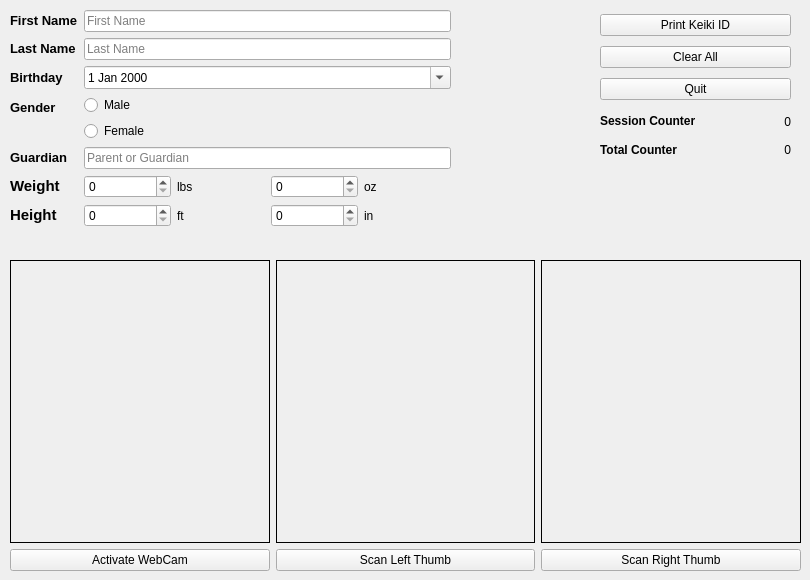
    <widget class="QWidget" name="tab">
     <property name="sizePolicy">
      <sizepolicy hsizetype="Fixed" vsizetype="Fixed">
       <horstretch>0</horstretch>
       <verstretch>0</verstretch>
      </sizepolicy>
     </property>
     <attribute name="title">
      <string>Basic Information</string>
     </attribute>
     <widget class="QWidget" name="gridLayoutWidget">
      <property name="geometry">
       <rect>
        <x>10</x>
        <y>260</y>
        <width>791</width>
        <height>311</height>
       </rect>
      </property>
      <layout class="QGridLayout" name="gridLayout">
       <property name="sizeConstraint">
        <enum>QLayout::SetMinAndMaxSize</enum>
       </property>
       <item row="1" column="1">
        <widget class="QPushButton" name="btn_LThumb">
         <property name="statusTip">
          <string>Put Child's Left Thumb on Fingerprint Reader</string>
         </property>
         <property name="text">
          <string>Scan Left Thumb</string>
         </property>
        </widget>
       </item>
       <item row="1" column="2">
        <widget class="QPushButton" name="btn_RThumb">
         <property name="statusTip">
          <string>Put Child's Right Thumb on Fingerprint Reader</string>
         </property>
         <property name="text">
          <string>Scan Right Thumb</string>
         </property>
        </widget>
       </item>
       <item row="1" column="0">
        <widget class="QPushButton" name="btn_savePhoto">
         <property name="statusTip">
          <string>Activate WebCam / Take Picture</string>
         </property>
         <property name="text">
          <string>Activate WebCam</string>
         </property>
        </widget>
       </item>
       <item row="0" column="0">
        <widget class="QLabel" name="imgframe">
         <property name="frameShape">
          <enum>QFrame::Box</enum>
         </property>
         <property name="text">
          <string/>
         </property>
         <property name="alignment">
          <set>Qt::AlignCenter</set>
         </property>
        </widget>
       </item>
       <item row="0" column="1">
        <widget class="QLabel" name="lthumbframe">
         <property name="frameShape">
          <enum>QFrame::Box</enum>
         </property>
         <property name="text">
          <string/>
         </property>
         <property name="alignment">
          <set>Qt::AlignCenter</set>
         </property>
        </widget>
       </item>
       <item row="0" column="2">
        <widget class="QLabel" name="rthumbframe">
         <property name="frameShape">
          <enum>QFrame::Box</enum>
         </property>
         <property name="text">
          <string/>
         </property>
         <property name="alignment">
          <set>Qt::AlignCenter</set>
         </property>
        </widget>
       </item>
      </layout>
     </widget>
     <widget class="QWidget" name="formLayoutWidget">
      <property name="geometry">
       <rect>
        <x>10</x>
        <y>10</y>
        <width>441</width>
        <height>242</height>
       </rect>
      </property>
      <layout class="QFormLayout" name="formLayout">
       <property name="fieldGrowthPolicy">
        <enum>QFormLayout::AllNonFixedFieldsGrow</enum>
       </property>
       <item row="0" column="0">
        <widget class="QLabel" name="label">
         <property name="text">
          <string>&lt;!DOCTYPE HTML PUBLIC &quot;-//W3C//DTD HTML 4.0//EN&quot; &quot;http://www.w3.org/TR/REC-html40/strict.dtd&quot;&gt;
&lt;html&gt;&lt;head&gt;&lt;meta name=&quot;qrichtext&quot; content=&quot;1&quot; /&gt;&lt;style type=&quot;text/css&quot;&gt;
p, li { white-space: pre-wrap; }
&lt;/style&gt;&lt;/head&gt;&lt;body style=&quot; font-family:'Droid Sans'; font-size:10pt; font-weight:400; font-style:normal;&quot;&gt;
&lt;p style=&quot; margin-top:0px; margin-bottom:0px; margin-left:0px; margin-right:0px; -qt-block-indent:0; text-indent:0px;&quot;&gt;&lt;span style=&quot; font-weight:600;&quot;&gt;First Name&lt;/span&gt;&lt;/p&gt;&lt;/body&gt;&lt;/html&gt;</string>
         </property>
        </widget>
       </item>
       <item row="0" column="1">
        <widget class="QLineEdit" name="lineEdit_FirstName">
         <property name="cursor">
          <cursorShape>IBeamCursor</cursorShape>
         </property>
         <property name="contextMenuPolicy">
          <enum>Qt::NoContextMenu</enum>
         </property>
         <property name="statusTip">
          <string>Enter First Name here</string>
         </property>
         <property name="placeholderText">
          <string>First Name</string>
         </property>
        </widget>
       </item>
       <item row="1" column="0">
        <widget class="QLabel" name="label_2">
         <property name="text">
          <string>&lt;!DOCTYPE HTML PUBLIC &quot;-//W3C//DTD HTML 4.0//EN&quot; &quot;http://www.w3.org/TR/REC-html40/strict.dtd&quot;&gt;
&lt;html&gt;&lt;head&gt;&lt;meta name=&quot;qrichtext&quot; content=&quot;1&quot; /&gt;&lt;style type=&quot;text/css&quot;&gt;
p, li { white-space: pre-wrap; }
&lt;/style&gt;&lt;/head&gt;&lt;body style=&quot; font-family:'Droid Sans'; font-size:10pt; font-weight:400; font-style:normal;&quot;&gt;
&lt;p style=&quot; margin-top:0px; margin-bottom:0px; margin-left:0px; margin-right:0px; -qt-block-indent:0; text-indent:0px;&quot;&gt;&lt;span style=&quot; font-weight:600;&quot;&gt;Last Name&lt;/span&gt;&lt;/p&gt;&lt;/body&gt;&lt;/html&gt;</string>
         </property>
        </widget>
       </item>
       <item row="1" column="1">
        <widget class="QLineEdit" name="lineEdit_LastName">
         <property name="statusTip">
          <string>Enter Last Name here</string>
         </property>
         <property name="placeholderText">
          <string>Last Name</string>
         </property>
        </widget>
       </item>
       <item row="2" column="0">
        <widget class="QLabel" name="label_3">
         <property name="text">
          <string>&lt;!DOCTYPE HTML PUBLIC &quot;-//W3C//DTD HTML 4.0//EN&quot; &quot;http://www.w3.org/TR/REC-html40/strict.dtd&quot;&gt;
&lt;html&gt;&lt;head&gt;&lt;meta name=&quot;qrichtext&quot; content=&quot;1&quot; /&gt;&lt;style type=&quot;text/css&quot;&gt;
p, li { white-space: pre-wrap; }
&lt;/style&gt;&lt;/head&gt;&lt;body style=&quot; font-family:'Droid Sans'; font-size:10pt; font-weight:400; font-style:normal;&quot;&gt;
&lt;p style=&quot; margin-top:0px; margin-bottom:0px; margin-left:0px; margin-right:0px; -qt-block-indent:0; text-indent:0px;&quot;&gt;&lt;span style=&quot; font-weight:600;&quot;&gt;Birthday&lt;/span&gt;&lt;/p&gt;&lt;/body&gt;&lt;/html&gt;</string>
         </property>
        </widget>
       </item>
       <item row="2" column="1">
        <widget class="QDateEdit" name="dateEdit">
         <property name="focusPolicy">
          <enum>Qt::TabFocus</enum>
         </property>
         <property name="statusTip">
          <string>Enter Date of Birth here</string>
         </property>
         <property name="calendarPopup">
          <bool>true</bool>
         </property>
        </widget>
       </item>
       <item row="3" column="0">
        <widget class="QLabel" name="label_4">
         <property name="text">
          <string>&lt;!DOCTYPE HTML PUBLIC &quot;-//W3C//DTD HTML 4.0//EN&quot; &quot;http://www.w3.org/TR/REC-html40/strict.dtd&quot;&gt;
&lt;html&gt;&lt;head&gt;&lt;meta name=&quot;qrichtext&quot; content=&quot;1&quot; /&gt;&lt;style type=&quot;text/css&quot;&gt;
p, li { white-space: pre-wrap; }
&lt;/style&gt;&lt;/head&gt;&lt;body style=&quot; font-family:'Droid Sans'; font-size:10pt; font-weight:400; font-style:normal;&quot;&gt;
&lt;p style=&quot; margin-top:0px; margin-bottom:0px; margin-left:0px; margin-right:0px; -qt-block-indent:0; text-indent:0px;&quot;&gt;&lt;span style=&quot; font-weight:600;&quot;&gt;Gender&lt;/span&gt;&lt;/p&gt;&lt;/body&gt;&lt;/html&gt;</string>
         </property>
        </widget>
       </item>
       <item row="3" column="1">
        <layout class="QVBoxLayout" name="verticalLayout_2">
         <item>
          <widget class="QRadioButton" name="radioMale">
           <property name="statusTip">
            <string>Child is male</string>
           </property>
           <property name="text">
            <string>Male</string>
           </property>
          </widget>
         </item>
         <item>
          <widget class="QRadioButton" name="radioFemale">
           <property name="statusTip">
            <string>Child is female</string>
           </property>
           <property name="text">
            <string>Female</string>
           </property>
          </widget>
         </item>
        </layout>
       </item>
       <item row="4" column="0">
        <widget class="QLabel" name="label_6">
         <property name="text">
          <string>&lt;!DOCTYPE HTML PUBLIC &quot;-//W3C//DTD HTML 4.0//EN&quot; &quot;http://www.w3.org/TR/REC-html40/strict.dtd&quot;&gt;
&lt;html&gt;&lt;head&gt;&lt;meta name=&quot;qrichtext&quot; content=&quot;1&quot; /&gt;&lt;style type=&quot;text/css&quot;&gt;
p, li { white-space: pre-wrap; }
&lt;/style&gt;&lt;/head&gt;&lt;body style=&quot; font-family:'Droid Sans'; font-size:10pt; font-weight:400; font-style:normal;&quot;&gt;
&lt;p style=&quot; margin-top:0px; margin-bottom:0px; margin-left:0px; margin-right:0px; -qt-block-indent:0; text-indent:0px;&quot;&gt;&lt;span style=&quot; font-weight:600;&quot;&gt;Guardian&lt;/span&gt;&lt;/p&gt;&lt;/body&gt;&lt;/html&gt;</string>
         </property>
        </widget>
       </item>
       <item row="4" column="1">
        <widget class="QLineEdit" name="lineEdit_Guardian">
         <property name="statusTip">
          <string>Enter Name of Guardian here</string>
         </property>
         <property name="placeholderText">
          <string>Parent or Guardian</string>
         </property>
        </widget>
       </item>
       <item row="5" column="0">
        <widget class="QLabel" name="label_5">
         <property name="text">
          <string>&lt;!DOCTYPE HTML PUBLIC &quot;-//W3C//DTD HTML 4.0//EN&quot; &quot;http://www.w3.org/TR/REC-html40/strict.dtd&quot;&gt;
&lt;html&gt;&lt;head&gt;&lt;meta name=&quot;qrichtext&quot; content=&quot;1&quot; /&gt;&lt;style type=&quot;text/css&quot;&gt;
p, li { white-space: pre-wrap; }
&lt;/style&gt;&lt;/head&gt;&lt;body style=&quot; font-family:'Ubuntu'; font-size:11pt; font-weight:400; font-style:normal;&quot;&gt;
&lt;p style=&quot; margin-top:0px; margin-bottom:0px; margin-left:0px; margin-right:0px; -qt-block-indent:0; text-indent:0px;&quot;&gt;&lt;span style=&quot; font-weight:600;&quot;&gt;Weight&lt;/span&gt;&lt;/p&gt;&lt;/body&gt;&lt;/html&gt;</string>
         </property>
        </widget>
       </item>
       <item row="5" column="1">
        <layout class="QHBoxLayout" name="weightLayout">
         <item>
          <widget class="QSpinBox" name="spinBox_lbs">
           <property name="maximum">
            <number>999</number>
           </property>
          </widget>
         </item>
         <item>
          <widget class="QLabel" name="label_7">
           <property name="text">
            <string>lbs</string>
           </property>
          </widget>
         </item>
         <item>
          <widget class="QSpinBox" name="spinBox_oz">
           <property name="maximum">
            <number>11</number>
           </property>
          </widget>
         </item>
         <item>
          <widget class="QLabel" name="label_19">
           <property name="text">
            <string>oz</string>
           </property>
          </widget>
         </item>
        </layout>
       </item>
       <item row="6" column="0">
        <widget class="QLabel" name="label_5">
         <property name="text">
          <string>&lt;!DOCTYPE HTML PUBLIC &quot;-//W3C//DTD HTML 4.0//EN&quot; &quot;http://www.w3.org/TR/REC-html40/strict.dtd&quot;&gt;
&lt;html&gt;&lt;head&gt;&lt;meta name=&quot;qrichtext&quot; content=&quot;1&quot; /&gt;&lt;style type=&quot;text/css&quot;&gt;
p, li { white-space: pre-wrap; }
&lt;/style&gt;&lt;/head&gt;&lt;body style=&quot; font-family:'Ubuntu'; font-size:11pt; font-weight:400; font-style:normal;&quot;&gt;
&lt;p style=&quot; margin-top:0px; margin-bottom:0px; margin-left:0px; margin-right:0px; -qt-block-indent:0; text-indent:0px;&quot;&gt;&lt;span style=&quot; font-weight:600;&quot;&gt;Height&lt;/span&gt;&lt;/p&gt;&lt;/body&gt;&lt;/html&gt;</string>
         </property>
        </widget>
       </item>
       <item row="6" column="1">
        <layout class="QHBoxLayout" name="heightLayout">
         <item>
          <widget class="QSpinBox" name="spinBox_ft">
           <property name="maximum">
            <number>10</number>
           </property>
          </widget>
         </item>
         <item>
          <widget class="QLabel" name="label_20">
           <property name="text">
            <string>ft</string>
           </property>
          </widget>
         </item>
         <item>
          <widget class="QSpinBox" name="spinBox_in">
           <property name="maximum">
            <number>11</number>
           </property>
          </widget>
         </item>
         <item>
          <widget class="QLabel" name="label_21">
           <property name="text">
            <string>in</string>
           </property>
          </widget>
         </item>
        </layout>
       </item>
      </layout>
     </widget>
     <widget class="QWidget" name="verticalLayoutWidget">
      <property name="geometry">
       <rect>
        <x>600</x>
        <y>10</y>
        <width>191</width>
        <height>95</height>
       </rect>
      </property>
      <layout class="QVBoxLayout" name="verticalLayout">
       <item>
        <widget class="QPushButton" name="btn_Print">
         <property name="focusPolicy">
          <enum>Qt::TabFocus</enum>
         </property>
         <property name="text">
          <string>Print Keiki ID</string>
         </property>
        </widget>
       </item>
       <item>
        <widget class="QPushButton" name="btn_clear">
         <property name="focusPolicy">
          <enum>Qt::TabFocus</enum>
         </property>
         <property name="text">
          <string>Clear All</string>
         </property>
        </widget>
       </item>
       <item>
        <widget class="QPushButton" name="btn_Quit">
         <property name="text">
          <string>Quit</string>
         </property>
        </widget>
       </item>
      </layout>
     </widget>
     <widget class="QWidget" name="gridLayoutWidget_2">
      <property name="geometry">
       <rect>
        <x>600</x>
        <y>110</y>
        <width>191</width>
        <height>51</height>
       </rect>
      </property>
      <layout class="QGridLayout" name="gridLayout_2">
       <item row="0" column="1">
        <widget class="QLabel" name="label_session">
         <property name="text">
          <string>0</string>
         </property>
         <property name="textFormat">
          <enum>Qt::LogText</enum>
         </property>
         <property name="alignment">
          <set>Qt::AlignRight|Qt::AlignTrailing|Qt::AlignVCenter</set>
         </property>
        </widget>
       </item>
       <item row="0" column="0">
        <widget class="QLabel" name="label_9">
         <property name="text">
          <string>&lt;b&gt;Session Counter&lt;/b&gt;</string>
         </property>
         <property name="textFormat">
          <enum>Qt::RichText</enum>
         </property>
        </widget>
       </item>
       <item row="1" column="0">
        <widget class="QLabel" name="label_10">
         <property name="text">
          <string>&lt;b&gt;Total Counter&lt;/b&gt;</string>
         </property>
         <property name="textFormat">
          <enum>Qt::RichText</enum>
         </property>
        </widget>
       </item>
       <item row="1" column="1">
        <widget class="QLabel" name="label_total">
         <property name="text">
          <string>0</string>
         </property>
         <property name="textFormat">
          <enum>Qt::LogText</enum>
         </property>
         <property name="alignment">
          <set>Qt::AlignRight|Qt::AlignTrailing|Qt::AlignVCenter</set>
         </property>
        </widget>
       </item>
      </layout>
     </widget>
     <widget class="QLabel" name="label_8">
      <property name="geometry">
       <rect>
        <x>470</x>
        <y>10</y>
        <width>111</width>
        <height>121</height>
       </rect>
      </property>
      <property name="text">
       <string/>
      </property>
      <property name="pixmap">
       <pixmap resource="resources.qrc">:/res/freemason.jpg</pixmap>
      </property>
      <property name="scaledContents">
       <bool>true</bool>
      </property>
     </widget>
    </widget>
